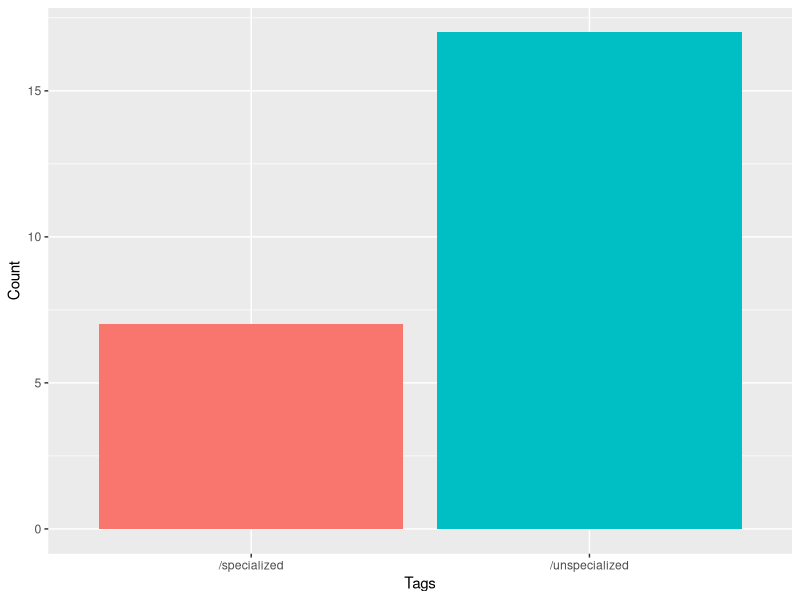
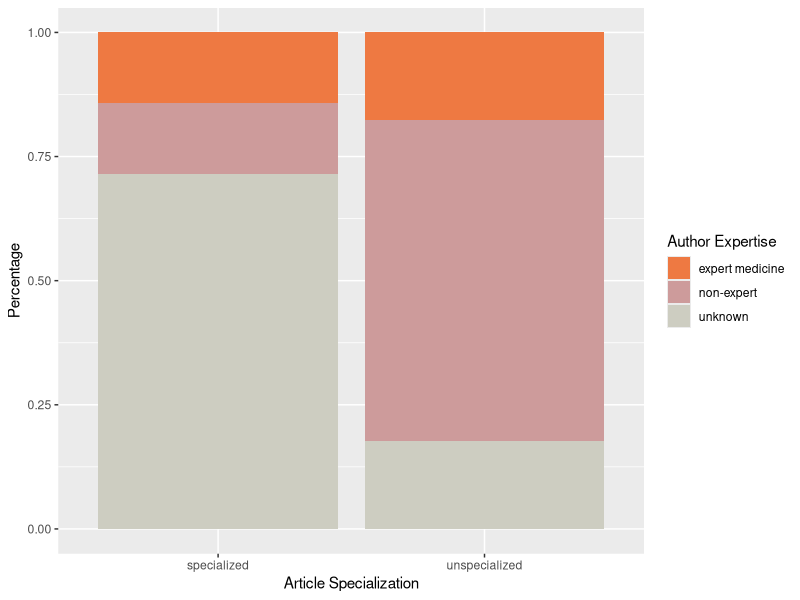
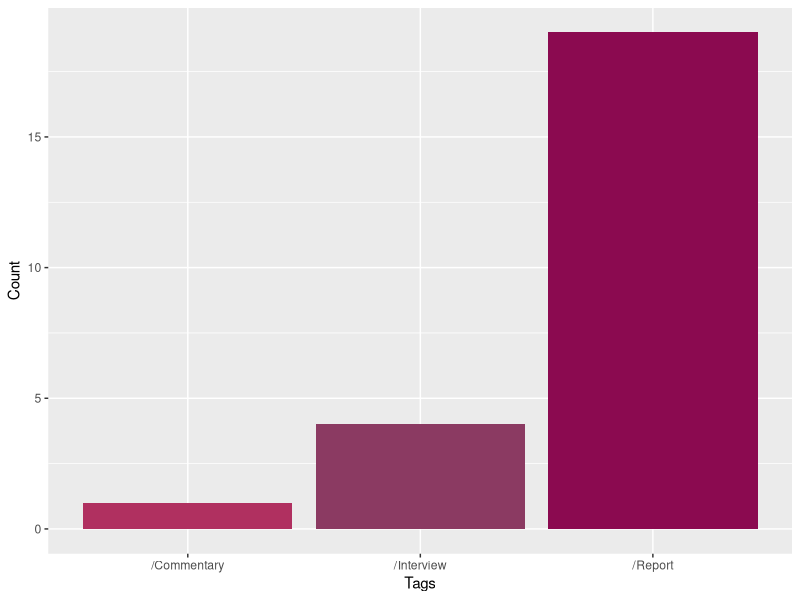
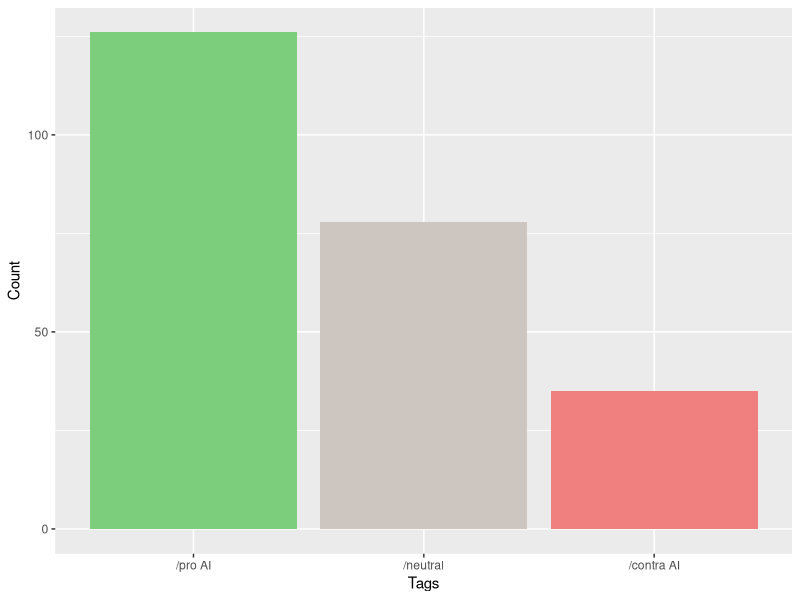
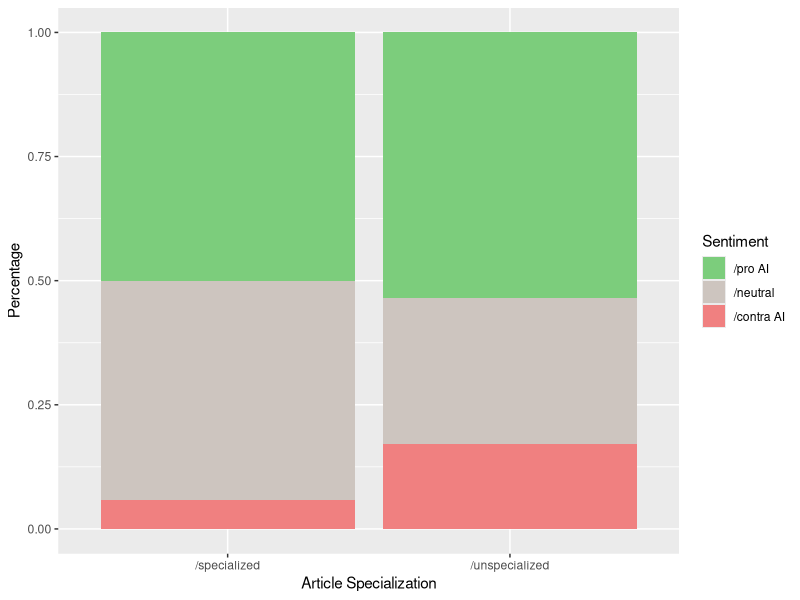
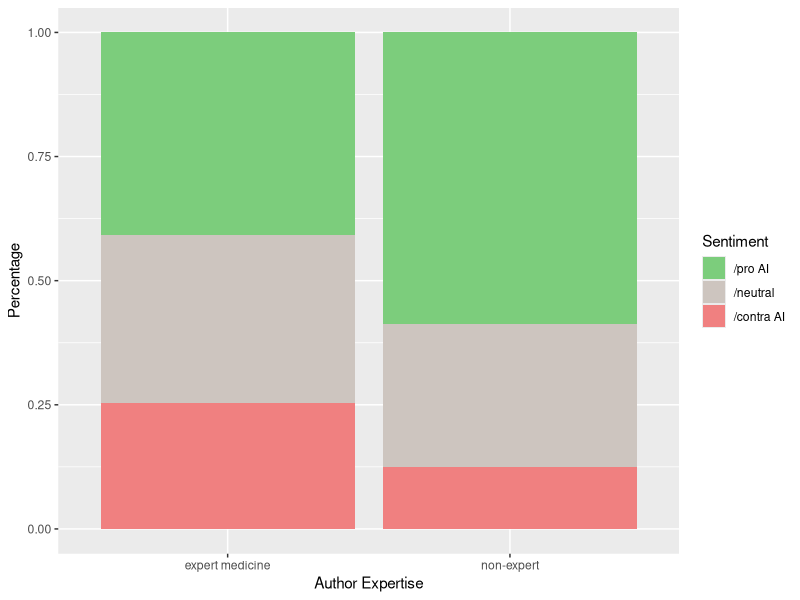
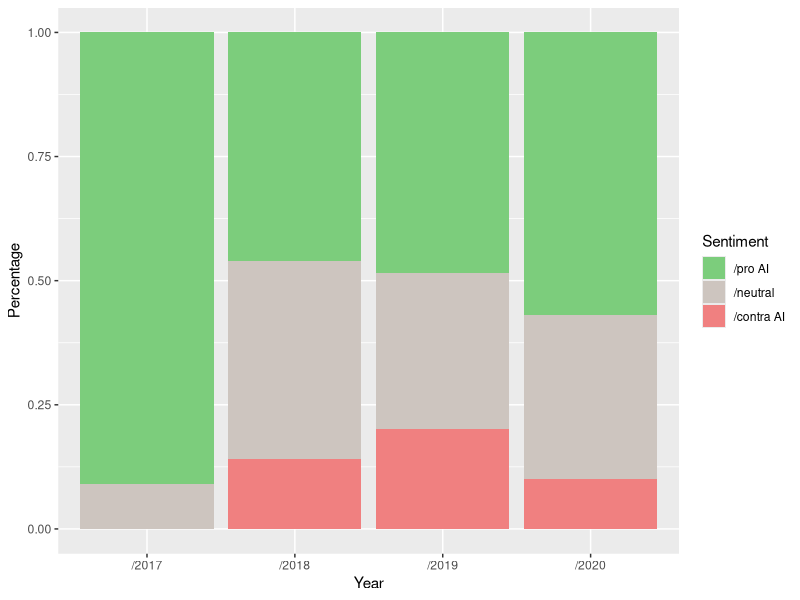
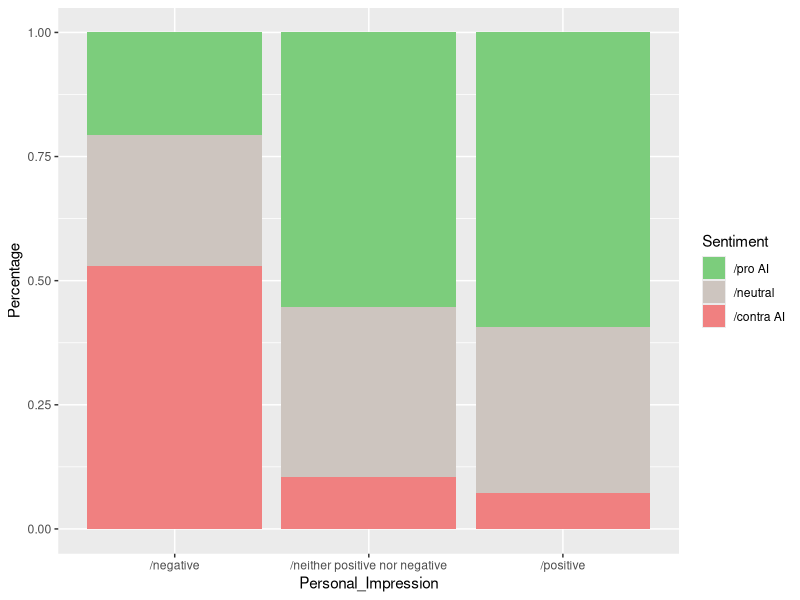

The R script that drew these images, in order:
## ---- chunk 1
library(tidyverse)
library(dplyr)
library(ggplot2)
## ---- chunk 2
# load data from CATMA
CATMA <- read.csv(file = "CATMA_results.csv", sep = ",")
head(CATMA)
## ---- chunk 3
CATMA <- CATMA %>% rename("Tags" = 1)

# delete every second column (every article has 2 columns with the exact same content)
df <- CATMA %>% select(everything()[c(TRUE, FALSE)])
df <- df[-1]

data <- cbind(CATMA[1:2],df)
# replace article names with numbers for better overview 
# (names are not relevant for our quantitative analyses)
columns <- c("Tags", "Total", c(1:24))
names(data) <- columns
data
## ---- chunk 4
# extract year data
year_data <- data[1:4,]
year_data
## ---- chunk 5
# extract synonym data
synonym_data <- data[c(5:10,12:14,16:19,21:24),]
synonym_data
## ---- chunk 6
# extract article type data
article_type_data <- data[c(11,15,20),]
article_type_data
## ---- chunk 7
# extract illness data
illness_data <- data[c(25,31,35),]
illness_data
## ---- chunk 8
# extract sentiment data
sentiment_data <- data[c(34,30,26),]
sentiment_data
## ---- chunk 9
# extract personal impression data
personal_impression_data <- data[c(33,29,28),]
personal_impression_data
## ---- chunk 10
# extract article specialization data
specialization_data <- data[c(36:38,41:43),]
specialization_data

# from that, extract author expertise data
expert_data <- specialization_data[c(2,3,5,6),]
expert_data
## ---- chunk 11
# extract SWOT data
SWOT_data <- data[c(39,44,32,40),]
SWOT_data
## ---- chunk 12
specialized_unspecialized <- specialization_data[c(1,4),]

ggplot(specialized_unspecialized, aes(fill=Tags, y=Total, x=Tags)) + 
    geom_bar(position="dodge", stat="identity") +
    labs(y = "Count") +
    theme(legend.position = "none")
## ---- chunk 13
# clean up author expertise data, calculate the number of unknown authors
specialization <- tibble("Tags" = specialization_data$Tags,
                         "Article" = c(rep("specialized", 3), rep("unspecialized", 3)),
                         "Author" = c(rep(c("unknown","expert medicine", "non-expert"), 2)),
                         "Total" = c(as.integer(specialization_data$Total[1]-
                                                specialization_data$Total[2]-
                                                specialization_data$Total[3]),
                                     specialization_data$Total[2],
                                     specialization_data$Total[3],
                                     as.integer(specialization_data$Total[4]-
                                                specialization_data$Total[5]-
                                                specialization_data$Total[6]),
                                     specialization_data$Total[5],
                                     specialization_data$Total[6]))
specialization <- cbind(specialization, specialization_data[3:26])
specialization
## ---- chunk 14
ggplot(specialization, aes(fill=Author, y=Total, x=Article)) + 
    geom_bar(position="fill", stat="identity") +
    labs(y = "Percentage", x = "Article Specialization",
         fill = "Author Expertise") +
    scale_fill_manual(values=c("sienna2", "rosybrown3", "ivory3"))
## ---- chunk 15
ggplot(article_type_data, aes(fill=Tags, y=Total, x=Tags)) + 
    geom_bar(position="dodge", stat="identity") +
    labs(y = "Count") +
    theme(legend.position = "none") +
    scale_fill_manual(values=c("maroon","hotpink4","deeppink4"))
## ---- chunk 16
ggplot(sentiment_data, aes(fill=factor(Tags,levels=c("/pro AI","/neutral","/contra AI")), y=Total, x=factor(Tags,levels=c("/pro AI","/neutral","/contra AI")))) + 
    geom_bar(position="dodge", stat="identity") +
    labs(y = "Count", x = "Tags") +
    theme(legend.position = "none") +
    scale_fill_manual(values=c("palegreen3","seashell3","lightcoral"))
## ---- chunk 17
# combine article specialization and sentiment data
specialization_sentiment <- rbind(specialization_data, sentiment_data)
specialization_sentiment

# summarize articles and counts
specialization_sentiment <- specialization_sentiment %>%
  pivot_longer(3:26, names_to = "article", values_to = "count") %>% 
  drop_na()
specialization_sentiment

spec <- specialization_sentiment[1:40,]
sentim <- specialization_sentiment[41:95,]

# merge data based on the articles
specialization_sentiment <- merge.data.frame(spec[-2],sentim[-2],by="article")%>% 
                            select(c(2,4,5)) %>% 
                            group_by(Tags.x, Tags.y) %>%
                            summarise_each(list(sum = sum)) %>% 
                            rename("Article_Specialization" = 1, "Sentiment" = 2, "Count" = 3)
specialization_sentiment

# extract author expertise data
expert_sentiment <- specialization_sentiment[c(4:7,11:16),]
expert_sentiment$Article_Specialization <- c(rep("expert medicine",3),"non-expert",rep("expert medicine",3),rep("non-expert", 3))
expert_sentiment <- expert_sentiment %>% 
                    group_by(Article_Specialization, Sentiment) %>%
                    summarise_each(list(sum = sum)) %>% 
                    rename("Author" = 1, "Count" = 3)
expert_sentiment
## ---- chunk 18
ggplot(specialization_sentiment[c(1:3,8:10),], aes(fill=factor(Sentiment,levels=c("/pro AI","/neutral","/contra AI")), y=Count, x=Article_Specialization)) + 
    geom_bar(position="fill", stat="identity") +
    labs(y = "Percentage", x = "Article Specialization",
         fill = "Sentiment") +
    scale_fill_manual(values=c("palegreen3","seashell3","lightcoral"))
## ---- chunk 19
ggplot(expert_sentiment, aes(fill=factor(Sentiment,levels=c("/pro AI","/neutral","/contra AI")), y=Count, x=Author)) + 
    geom_bar(position="fill", stat="identity") +
    labs(y = "Percentage", x = "Author Expertise",
         fill = "Sentiment") +
    scale_fill_manual(values=c("palegreen3","seashell3","lightcoral"))
## ---- chunk 20
# combine year and sentiment data
year_sentiment <- rbind(year_data, sentiment_data)
year_sentiment

# summarize articles and counts
year_sentiment <- year_sentiment %>%
  pivot_longer(3:26, names_to = "article", values_to = "count") %>% 
  drop_na()
year_sentiment

sentim <- year_sentiment[25:79,]
year <- year_sentiment[1:24,]

# merge data based on the articles
year_sentiment <- merge.data.frame(sentim[-2],year[-2],by="article") %>% 
                            select(c(2,3,4)) %>% 
                            group_by(Tags.x, Tags.y) %>%
                            summarise_each(list(sum = sum)) %>% 
                            rename("Sentiment" = 1, "Year" = 2, "Count" = 3)
year_sentiment
## ---- chunk 21
ggplot(year_sentiment, aes(fill=factor(Sentiment,levels=c("/pro AI","/neutral","/contra AI")), y=Count, x=Year)) + 
    geom_bar(position="fill", stat="identity") +
    labs(y = "Percentage", x = "Year",
         fill = "Sentiment") +
    scale_fill_manual(values=c("palegreen3","seashell3","lightcoral"))
## ---- chunk 22
# combine personal impression and sentiment data
impression_sentiment <- rbind(personal_impression_data, sentiment_data)
impression_sentiment

impression_sentiment <- impression_sentiment %>%
  pivot_longer(3:26, names_to = "article", values_to = "count") %>% 
  drop_na()
impression_sentiment

impr <- impression_sentiment[1:24,]
sentim <- impression_sentiment[25:79,]

impression_sentiment <- merge.data.frame(impr[-2],sentim[-2],by="article") %>% 
                            select(c(2,4,5)) %>% 
                            group_by(Tags.x, Tags.y) %>%
                            summarise_each(list(sum = sum)) %>% 
                            rename("Personal_Impression" = 1, "Sentiment" = 2, "Count" = 3)
impression_sentiment
## ---- chunk 23
ggplot(impression_sentiment, aes(fill=factor(Sentiment, levels=c("/pro AI","/neutral","/contra AI")), y=Count, x=Personal_Impression)) + 
    geom_bar(position="fill", stat="identity") +
    labs(y = "Percentage",
         fill = "Sentiment") +
    theme(plot.title = element_text(hjust = 0.5, size = 14)) +
    scale_fill_manual(values=c("palegreen3","seashell3","lightcoral"))
## ---- chunk 24
ggplot(personal_impression_data, aes(fill=factor(Tags,levels=c("/positive","/neither positive nor negative","/negative")), y=Total, x=factor(Tags,levels=c("/positive","/neither positive nor negative","/negative")))) + 
    geom_bar(position="dodge", stat="identity") +
    labs(x = "Tags", y = "Count") +
    theme(legend.position = "none") +
    scale_fill_manual(values=c("palegreen3","seashell3","lightcoral"))
## ---- chunk 25
# combine article specialization and personal impression data
specialization_impression <- rbind(specialization_data, personal_impression_data)
specialization_impression

# summarize articles and counts
specialization_impression <- specialization_impression %>%
  pivot_longer(3:26, names_to = "article", values_to = "count") %>% 
  drop_na()
specialization_impression

spec <- specialization_impression[c(1:40),]
impr <- specialization_impression[41:64,]

# merge data based on the articles
specialization_impression <- merge.data.frame(spec[-2],impr[-2],by="article") %>% 
                            select(c(2,4,5)) %>% 
                            group_by(Tags.x, Tags.y) %>%
                            summarise_each(list(sum = sum)) %>% 
                            rename("Article_Specialization" = 1, "Personal_Impression" = 2, "Count" = 3)
specialization_impression

# extract author expertise data
expert_impression <- specialization_impression[c(3,4,8:12),]
expert_impression$Article_Specialization <- c("expert medicine","non-expert",rep("expert medicine",2),rep("non-expert",3))
expert_impression <- expert_impression %>% 
                    group_by(Article_Specialization, Personal_Impression) %>%
                    summarise_each(list(sum = sum)) %>% 
                    rename("Author" = 1, "Count" = 3)
expert_impression
## ---- chunk 26
ggplot(specialization_impression[c(1,2,5:7),], aes(fill=factor(Personal_Impression,levels=c("/positive","/neither positive nor negative","/negative")), y=Count, x=Article_Specialization)) + 
    geom_bar(position="fill", stat="identity") +
    labs(y = "Percentage",
         x = "Article Specialization",
         fill = "Personal Impression") +
    scale_fill_manual(values=c("palegreen3","seashell3","lightcoral"))
## ---- chunk 27
ggplot(expert_impression, aes(fill=factor(Personal_Impression,levels=c("/positive","/neither positive nor negative","/negative")), y=Count, x=Author)) + 
    geom_bar(position="fill", stat="identity") +
    labs(y = "Percentage",
         x = "Author Expertise",
         fill = "Personal Impression") +
    scale_fill_manual(values=c("palegreen3","seashell3","lightcoral"))
## ---- chunk 28
# combine year and personal impression data
year_impression <- rbind(year_data, personal_impression_data)
year_impression

# summarize articles and counts
year_impression <- year_impression %>%
  pivot_longer(3:26, names_to = "article", values_to = "count") %>% 
  drop_na()
year_impression

impr <- year_impression[25:48,]
year <- year_impression[1:24,]

# merge data based on the articles
year_impression <- merge.data.frame(impr[-2],year[-2],by="article") %>% 
                            select(c(2,3,4)) %>% 
                            group_by(Tags.x, Tags.y) %>%
                            summarise_each(list(sum = sum)) %>% 
                            rename("Personal_Impression" = 1, "Year" = 2, "Count" = 3)
year_impression
## ---- chunk 29
ggplot(year_impression, aes(fill=factor(Personal_Impression,levels=c("/positive","/neither positive nor negative","/negative")), y=Count, x=Year)) + 
    geom_bar(position="fill", stat="identity") +
    labs(y = "Percentage",
         fill = "Personal Impression") +
    scale_fill_manual(values=c("palegreen3","seashell3","lightcoral"))
## ---- chunk 30
ggplot(SWOT_data, aes(fill=factor(Tags, levels=c("/strength","/weakness","/opportunity","/threat")), y=Total, x=factor(Tags, levels=c("/strength","/weakness","/opportunity","/threat")))) + 
    geom_bar(position="dodge", stat="identity") +
    labs(y = "Count",
         x = "Tags") +
    theme(legend.position = "none") +
    scale_fill_manual(values=c("deeppink3","cadetblue2","coral1","red3"))
## ---- chunk 31
# combine article specialization and SWOT data
specialization_SWOT <- rbind(specialization_data, SWOT_data)
specialization_SWOT

# summarize articles and counts
specialization_SWOT <- specialization_SWOT %>%
  pivot_longer(3:26, names_to = "article", values_to = "count") %>% 
  drop_na()
specialization_SWOT

spec <- specialization_SWOT[c(1:40),]
swot <- specialization_SWOT[41:113,]

# merge data based on the articles
specialization_SWOT <- merge.data.frame(spec[-2],swot[-2],by="article") %>% 
                            select(c(2,4,5)) %>% 
                            group_by(Tags.x, Tags.y) %>%
                            summarise_each(list(sum = sum)) %>% 
                            rename("Article_Specialization" = 1, "SWOT" = 2, "Count" = 3)
specialization_SWOT

# extract author expertise data
expert_SWOT <- specialization_SWOT[c(5:9,14:21),]
expert_SWOT$Article_Specialization <- c(rep("expert medicine",4),"non-expert",rep("expert medicine",4),rep("non-expert",4))
expert_SWOT <- expert_SWOT %>% 
                    group_by(Article_Specialization, SWOT) %>%
                    summarise_each(list(sum = sum)) %>% 
                    rename("Author" = 1, "Count" = 3)
expert_SWOT
## ---- chunk 32
ggplot(specialization_SWOT[c(1:4,10:13),], aes(fill=factor(SWOT, levels=c("/strength","/weakness","/opportunity","/threat")), y=Count, x=Article_Specialization)) + 
    geom_bar(position="fill", stat="identity") +
    labs(y = "Percentage",
         x = "Article Specialization",
         fill = "SWOT") +
    scale_fill_manual(values=c("deeppink3","cadetblue2","coral1","red3"))
## ---- chunk 33
ggplot(expert_SWOT, aes(fill=factor(SWOT, levels=c("/strength","/weakness","/opportunity","/threat")), y=Count, x=Author)) + 
    geom_bar(position="fill", stat="identity") +
    labs(y = "Percentage",
         x = "Author Expertise",
         fill = "SWOT") +
    scale_fill_manual(values=c("deeppink3","cadetblue2","coral1","red3"))
## ---- chunk 34
# combine year and SWOT data
year_SWOT <- rbind(year_data, SWOT_data)
year_SWOT

# summarize articles and counts
year_SWOT <- year_SWOT %>%
  pivot_longer(3:26, names_to = "article", values_to = "count") %>% 
  drop_na()
year_SWOT

swot <- year_SWOT[25:97,]
year <- year_SWOT[1:24,]

# merge data based on the articles
year_SWOT <- merge.data.frame(swot[-2],year[-2],by="article") %>% 
                            select(c(2,3,4)) %>% 
                            group_by(Tags.x, Tags.y) %>%
                            summarise_each(list(sum = sum)) %>% 
                            rename("SWOT" = 1, "Year" = 2, "Count" = 3)
year_SWOT
## ---- chunk 35
ggplot(year_SWOT, aes(fill=factor(SWOT, levels=c("/strength","/weakness","/opportunity","/threat")), y=Count, x=Year)) + 
    geom_bar(position="fill", stat="identity") +
    labs(y = "Percentage",
         fill = "SWOT") +
    scale_fill_manual(values=c("deeppink3","cadetblue2","coral1","red3"))
## ---- chunk 36
ggplot(synonym_data, aes(fill=Tags, y=Total, x=Tags)) + 
    geom_bar(position="dodge", stat="identity") +
    labs(y = "Count",
         x = "Tags") +
    theme(axis.text.x=element_text(angle=90,hjust=1),
          legend.position = "none")
## ---- chunk 37
# combine article specialization and synonym data
specialization_synonyms <- rbind(specialization_data, synonym_data)
specialization_synonyms

# summarize articles and counts
specialization_synonyms <- specialization_synonyms %>%
  pivot_longer(3:26, names_to = "article", values_to = "count") %>% 
  drop_na()
specialization_synonyms

spec <- specialization_synonyms[1:40,]
syn <- specialization_synonyms[41:144,]

# merge data based on the articles
specialization_synonyms<- merge.data.frame(spec[-2],syn[-2],by="article") %>% 
                            select(c(2,4,5)) %>% 
                            group_by(Tags.x, Tags.y) %>%
                            summarise_each(list(sum = sum)) %>% 
                            rename("Article_Specialization" = 1, "Synonyms" = 2, "Count" = 3)
specialization_synonyms

# extract author expertise data
expert_synonyms <- specialization_synonyms[c(13:23,41:62),]
expert_synonyms$Article_Specialization <- c(rep("expert medicine",8),rep("non-expert",3),rep("expert medicine",5),rep("non-expert",17))
expert_synonyms <- expert_synonyms %>% 
                    group_by(Article_Specialization, Synonyms) %>%
                    summarise_each(list(sum = sum)) %>% 
                    rename("Author" = 1, "Count" = 3)
expert_synonyms
## ---- chunk 38
ggplot(specialization_synonyms[c(1:12,24:40),], aes(fill=Synonyms, y=Count, x=Article_Specialization)) + 
    geom_bar(position="fill", stat="identity", color="black") +
    labs(title = "",
         y = "Percentage",
         x = "Article Specialization")
## ---- chunk 39
ggplot(expert_synonyms, aes(fill=Synonyms, y=Count, x=Author)) + 
    geom_bar(position="fill", stat="identity", color = "black") +
    labs(title = "",
         y = "Percentage",
         x = "Author Expertise")
## ---- chunk 40
# combine year and synonym data
year_synonyms <- rbind(year_data, synonym_data)
year_synonyms

# summarize articles and counts
year_synonyms <- year_synonyms %>%
  pivot_longer(3:26, names_to = "article", values_to = "count") %>% 
  drop_na()
year_synonyms

syn <- year_synonyms[25:128,]
year <- year_synonyms[1:24,]

# merge data based on the articles
year_synonyms <- merge.data.frame(syn[-2],year[-2],by="article") %>% 
                            select(c(2,3,4)) %>% 
                            group_by(Tags.x, Tags.y) %>%
                            summarise_each(list(sum = sum)) %>% 
                            rename("Synonyms" = 1, "Year" = 2, "Count" = 3)
year_synonyms
## ---- chunk 41
ggplot(year_synonyms, aes(fill=Year, y=Count, x=Synonyms)) + 
    geom_bar(position="dodge", stat="identity", color = "black") +
    labs(x = "Tags") +
    theme(axis.text.x=element_text(angle=90,hjust=1))
## ---- chunk 42
# combine personal impression and synonym data
impression_synonyms <- rbind(personal_impression_data, synonym_data)
impression_synonyms

# summarize articles and counts
impression_synonyms <- impression_synonyms %>%
  pivot_longer(3:26, names_to = "article", values_to = "count") %>% 
  drop_na()
impression_synonyms

impr <- impression_synonyms[c(1:24),]
syn <- impression_synonyms[25:128,]

# merge data based on the articles
impression_synonyms<- merge.data.frame(impr[-2],syn[-2],by="article") %>% 
                            select(c(2,4,5)) %>% 
                            group_by(Tags.x, Tags.y) %>%
                            summarise_each(list(sum = sum)) %>% 
                            rename("Personal_Impression" = 1, "Synonyms" = 2, "Count" = 3)
impression_synonyms
## ---- chunk 43
ggplot(impression_synonyms, aes(fill=Synonyms, y=Count, x=factor(Personal_Impression,levels=c("/positive","/neither positive nor negative","/negative")))) + 
    geom_bar(position="fill", stat="identity", color = "black") +
    labs(title = "",
         y = "Percentage",
         x = "Personal Impression")
## ---- chunk 44
ggplot(illness_data, aes(fill=Tags, y=Total, x=Tags)) + 
    geom_bar(position="dodge", stat="identity") +
    labs(y = "Count", x = "Tags") +
    theme(legend.position = "none") +
    scale_fill_manual(values=c("firebrick3","aquamarine4","mediumorchid4"))
## ---- chunk 45
# combine year and illness data
year_illness <- rbind(year_data, illness_data)
year_illness

# summarize articles and counts
year_illness <- year_illness %>%
  pivot_longer(3:26, names_to = "article", values_to = "count") %>% 
  drop_na()
year_illness

illn <- year_illness[25:60,]
year <- year_illness[1:24,]

# merge data based on the articles
year_illness <- merge.data.frame(illn[-2],year[-2],by="article") %>% 
                            select(c(2,3,4)) %>% 
                            group_by(Tags.x, Tags.y) %>%
                            summarise_each(list(sum = sum)) %>% 
                            rename("Illness" = 1, "Year" = 2, "Count" = 3)
year_illness
## ---- chunk 46
ggplot(year_illness, aes(fill=Illness, y=Count, x=Year)) + 
    geom_bar(position="fill", stat="identity") +
    labs(y = "Percentage") +
    scale_fill_manual(values=c("firebrick3","aquamarine4","mediumorchid4"))
## ---- chunk 47
# combine illness and sentiment data
illness_sentiment <- rbind(illness_data, sentiment_data)
illness_sentiment

# summarize articles and counts
illness_sentiment <- illness_sentiment %>%
  pivot_longer(3:26, names_to = "article", values_to = "count") %>% 
  drop_na()
illness_sentiment

illn <- illness_sentiment[1:36,]
sentim <- illness_sentiment[37:91,]

# merge data based on the articles
illness_sentiment <- merge.data.frame(illn[-2],sentim[-2],by="article") %>% 
                            select(c(2,4,5)) %>% 
                            group_by(Tags.x, Tags.y) %>%
                            summarise_each(list(sum = sum)) %>% 
                            rename("Illness" = 1, "Sentiment" = 2, "Count" = 3)
illness_sentiment
## ---- chunk 48
ggplot(illness_sentiment, aes(fill=factor(Sentiment,levels=c("/pro AI","/neutral","/contra AI")), y=Count, x=Illness)) + 
    geom_bar(position="fill", stat="identity") +
    labs(y = "Percentage",
         fill = "Sentiment") +
    scale_fill_manual(values=c("palegreen3","seashell3","lightcoral"))
## ---- chunk 49
# combine illness and personal impression data
illness_impression <- rbind(illness_data, personal_impression_data)
illness_impression

# summarize articles and counts
illness_impression <- illness_impression %>%
  pivot_longer(3:26, names_to = "article", values_to = "count") %>% 
  drop_na()
illness_impression

illn <- illness_impression[1:36,]
impr <- illness_impression[37:60,]

# merge data based on the articles
illness_impression <- merge.data.frame(illn[-2],impr[-2],by="article") %>% 
                            select(c(2,3,4)) %>% 
                            group_by(Tags.x, Tags.y) %>%
                            summarise_each(list(sum = sum)) %>% 
                            rename("Illness" = 1, "Impression" = 2, "Count" = 3)
illness_impression
## ---- chunk 50
ggplot(illness_impression, aes(fill=factor(Impression,levels=c("/positive","/neither positive nor negative","/negative")), y=Count, x=Illness)) + 
    geom_bar(position="fill", stat="identity") +
    labs(y = "Percentage",
         fill = "Personal Impression") +
    scale_fill_manual(values=c("palegreen3","seashell3","lightcoral"))
## ---- chunk 51
# combine illness and SWOT data
illness_SWOT <- rbind(illness_data, SWOT_data)
illness_SWOT

# summarize articles and counts
illness_SWOT <- illness_SWOT %>%
  pivot_longer(3:26, names_to = "article", values_to = "count") %>% 
  drop_na()
illness_SWOT

illn <- illness_SWOT[1:36,]
swot <- illness_SWOT[37:109,]

# merge data based on the articles
illness_SWOT <- merge.data.frame(illn[-2],swot[-2],by="article") %>% 
                            select(c(2,4,5)) %>% 
                            group_by(Tags.x, Tags.y) %>%
                            summarise_each(list(sum = sum)) %>% 
                            rename("Illness" = 1, "SWOT" = 2, "Count" = 3)
illness_SWOT
## ---- chunk 52
ggplot(illness_SWOT, aes(fill=factor(SWOT, levels=c("/strength","/weakness","/opportunity","/threat")), y=Count, x=Illness)) + 
    geom_bar(position="fill", stat="identity") +
    labs(y = "Percentage",
         fill = "SWOT") +
    scale_fill_manual(values=c("deeppink3","cadetblue2","coral1","red3"))
